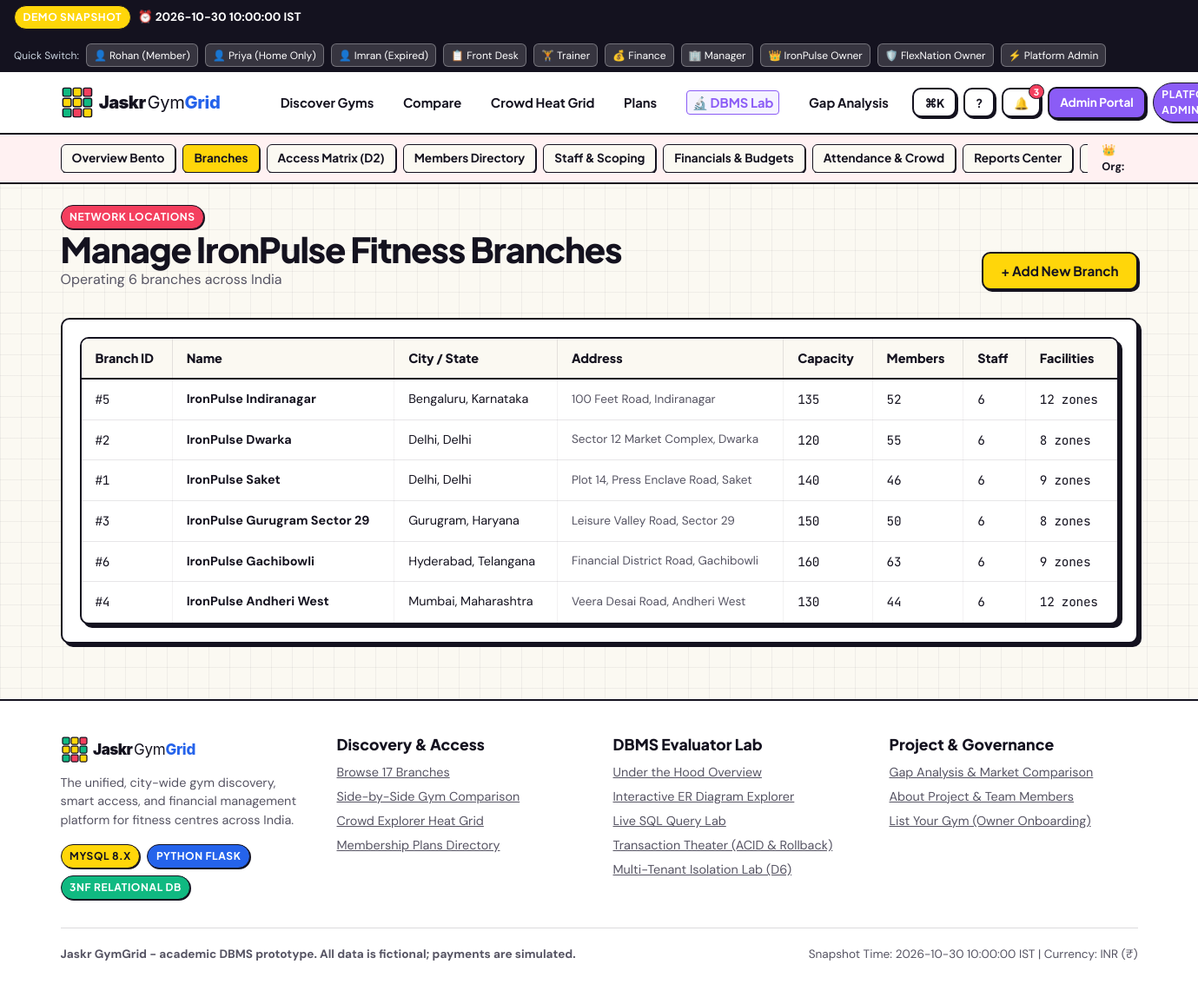
The page /owner/branches (signed in) on the database its author committed.
### tables this page shows
CREATE TABLE organizations (
        organization_id INTEGER PRIMARY KEY AUTOINCREMENT,
        name TEXT NOT NULL,
        contact_email TEXT NOT NULL,
        status TEXT NOT NULL DEFAULT 'active',
        brand_type TEXT NOT NULL DEFAULT 'independent',
        headquarters_city TEXT NOT NULL,
        created_at TEXT NOT NULL
    );

CREATE TABLE branches (
        branch_id INTEGER PRIMARY KEY AUTOINCREMENT,
        organization_id INTEGER NOT NULL,
        name TEXT NOT NULL,
        address TEXT NOT NULL,
        city TEXT NOT NULL,
        state TEXT NOT NULL,
        pincode TEXT NOT NULL,
        latitude REAL NOT NULL,
        longitude REAL NOT NULL,
        phone TEXT NOT NULL,
        description TEXT NOT NULL,
        capacity INTEGER NOT NULL,
        FOREIGN KEY (organization_id) REFERENCES organizations(organization_id)
    );

### app/owner.py (the view, shortened to what this page needs)
@owner_bp.route("/branches", methods=["GET", "POST"])
@login_required
@roles_required("owner", "admin")
def branches():
    org = get_owner_org()
    org_id = org["organization_id"]
    branch_list = query_all(
        "SELECT b.*, "
        "  (SELECT COUNT(*) FROM members m WHERE m.home_branch_id = b.branch_id) AS member_count, "
        "  (SELECT COUNT(*) FROM staff s WHERE s.branch_id = b.branch_id) AS staff_count, "
        "  (SELECT COUNT(*) FROM branch_facilities bf WHERE bf.branch_id = b.branch_id) AS facility_count "
        "FROM branches b WHERE b.organization_id = %s ORDER BY b.city, b.name;", (org_id,)
    )
    return render_template("owner/branches.html",
                           org=org,
                           branches=branch_list,
                           portal_context="owner",
                           active_tab="branches")

### app/auth.py (called while the page is built)
def get_current_user():
    if "user_id" not in session:
        return None
    return {
        "user_id": session.get("user_id"),
        "email": session.get("email"),
        "role": session.get("role"),
        "full_name": session.get("full_name", "User"),
        "member_id": session.get("member_id"),
        "home_branch_id": session.get("home_branch_id"),
        "staff_id": session.get("staff_id"),
        "job_role": session.get("job_role"),
        "organization_id": session.get("organization_id"),
        "branch_id": session.get("branch_id"),
        "organization_name": session.get("organization_name")
    }

def login_required(f):
    @wraps(f)
    def decorated_function(*args, **kwargs):
        if "user_id" not in session:
            flash("Please sign in to access this page.", "warning")
            return redirect(url_for("auth.login", next=request.url))
        return f(*args, **kwargs)
    return decorated_function

def roles_required(*allowed_roles):
    def decorator(f):
        @wraps(f)
        def decorated_function(*args, **kwargs):
            if "user_id" not in session:
                return redirect(url_for("auth.login", next=request.url))
            curr_role = session.get("role")
            if curr_role not in allowed_roles:
                return render_template("errors/403.html",
                                       reason=f"Role '{curr_role}' is not authorized. Required: {', '.join(allowed_roles)}.",
                                       user=get_current_user()), 403
            return f(*args, **kwargs)
        return decorated_function
    return decorator

### app/config.py (called while the page is built)
    @classmethod
    def get_app_today(cls):
        if cls.DEMO_MODE:
            return dt.datetime.strptime(cls.APP_TODAY_STR, "%Y-%m-%d").date()
        return dt.date.today()

    @classmethod
    def get_app_now(cls):
        if cls.DEMO_MODE:
            return dt.datetime.strptime(cls.APP_NOW_STR, "%Y-%m-%d %H:%M:%S")
        return dt.datetime.now()

### app/database.py (called while the page is built)
def is_mysql():
    return _is_mysql_active

def query_all(sql, params=(), role="admin"):
    return execute_query(sql, params, role=role, fetch="all")

def query_one(sql, params=(), role="admin"):
    return execute_query(sql, params, role=role, fetch="one")

### app/owner.py (called while the page is built)
def get_owner_org():
    user = get_current_user()
    org_id = user.get("organization_id")
    if not org_id:
        org_id = 1
    org = query_one("SELECT * FROM organizations WHERE organization_id = %s;", (org_id,))
    return org

### templates/owner/branches.html (shortened to what this page needs)
{% extends "base.html" %}
{% block content %}
<div class="container">
  <div style="display: flex; justify-content: space-between; align-items: flex-end; margin-bottom: 2rem; flex-wrap: wrap; gap: 1rem;">
    <div>
      <span class="badge badge-coral">Network Locations</span>
      <h1>Manage {{ org.name }} Branches</h1>
      <p style="color: var(--ink-muted);">Operating {{ branches|length }} branches across India</p>
    </div>
    <button onclick="document.getElementById('addBranchModal').style.display='flex'" class="btn btn-primary">
      + Add New Branch
    </button>
  </div>
  <div class="card" style="margin-bottom: 2.5rem;">
    <div class="table-responsive">
      <table class="table-custom">
        <thead>
          <tr>
            <th>Branch ID</th>
            <th>Name</th>
            <th>City / State</th>
            <th>Address</th>
            <th>Capacity</th>
            <th>Members</th>
            <th>Staff</th>
            <th>Facilities</th>
          </tr>
        </thead>
        <tbody>
          {% for b in branches %}
            <tr>
              <td class="mono-num">#{{ b.branch_id }}</td>
              <td><strong>{{ b.name }}</strong></td>
              <td>{{ b.city }}, {{ b.state }}</td>
              <td style="font-size: 0.85rem; color: var(--ink-muted);">{{ b.address }}</td>
              <td class="mono-num">{{ b.capacity }}</td>
              <td class="mono-num">{{ b.member_count }}</td>
              <td class="mono-num">{{ b.staff_count }}</td>
              <td class="mono-num">{{ b.facility_count }} zones</td>
            </tr>
          {% endfor %}
        </tbody>
      </table>
    </div>
  </div>
</div>
{% endblock %}

### static/css/styles.css (style rules this page uses)
:root { --bg-canvas: #FBF9F2; --bg-card: #FFFFFF; --ink-primary: #14121F; --ink-muted: #565463; --ink-subtle: #8E8B9E; --brand-yellow: #FFD60A; --brand-yellow-hover: #FACC15; --electric-blue: #2563EB; --electric-blue-subtle: #EFF6FF; --hot-coral: #F43F5E; --hot-coral-subtle: #FFF1F2; --mint-green: #10B981; --mint-green-subtle: #ECFDF5; --violet-royal: #8B5CF6; --violet-subtle: #F5F3FF; --role-member: var(--mint-green); --role-staff: var(--electric-blue); --role-owner: var(--hot-coral); --role-admin: var(--violet-royal); --border-thick: 2.5px solid var(--ink-primary); --border-thin: 1.5px solid var(--ink-primary); --shadow-sm: 2px 2px 0px var(--ink-primary); --shadow-md: 4px 4px 0px var(--ink-primary); --shadow-lg: 6px 6px 0px var(--ink-primary); --radius-sm: 6px; --radius-md: 10px; --radius-lg: 16px; --radius-full: 9999px; --font-display: 'Plus Jakarta Sans', system-ui, sans-serif; --font-body: 'DM Sans', -apple-system, BlinkMacSystemFont, sans-serif; --font-mono: 'JetBrains Mono', monospace; }
*, *::before, *::after { box-sizing: border-box; margin: 0; padding: 0; }
body { font-family: var(--font-body); color: var(--ink-primary); background-color: var(--bg-canvas); background-image: linear-gradient(to right, rgba(20, 18, 31, 0.05) 1px, transparent 1px), linear-gradient(to bottom, rgba(20, 18, 31, 0.05) 1px, transparent 1px); background-size: 24px 24px; line-height: 1.5; min-height: 100vh; display: flex; flex-direction: column; }
h1, h2, h3, h4, h5, h6 { font-family: var(--font-display); font-weight: 800; line-height: 1.15; color: var(--ink-primary); }
h1 { font-size: 2.5rem; letter-spacing: -0.03em; }
.mono-num { font-family: var(--font-mono); font-variant-numeric: tabular-nums; letter-spacing: -0.02em; }
.container { width: 100%; max-width: 1280px; margin: 0 auto; padding: 0 1.25rem; }
.btn { display: inline-flex; align-items: center; justify-content: center; gap: 0.5rem; font-family: var(--font-display); font-weight: 700; font-size: 0.95rem; padding: 0.65rem 1.25rem; border-radius: var(--radius-md); border: var(--border-thick); background: var(--bg-card); color: var(--ink-primary); box-shadow: var(--shadow-sm); cursor: pointer; transition: transform 0.1s ease, box-shadow 0.1s ease, background 0.15s ease; white-space: nowrap; }
.btn-primary { background: var(--brand-yellow); }
.card { background: var(--bg-card); border: var(--border-thick); border-radius: var(--radius-md); box-shadow: var(--shadow-md); padding: 1.25rem; transition: transform 0.15s ease, box-shadow 0.15s ease; }
.badge { display: inline-flex; align-items: center; gap: 0.35rem; font-family: var(--font-display); font-weight: 700; font-size: 0.75rem; text-transform: uppercase; letter-spacing: 0.05em; padding: 0.25rem 0.6rem; border-radius: var(--radius-full); border: var(--border-thin); background: var(--bg-card); box-shadow: 1px 1px 0px var(--ink-primary); }
.badge-coral { background: var(--hot-coral); color: #fff; }
.table-responsive { overflow-x: auto; border: var(--border-thick); border-radius: var(--radius-md); box-shadow: var(--shadow-md); background: #FFFFFF; }
.table-custom { width: 100%; border-collapse: collapse; text-align: left; font-size: 0.9rem; }
.table-custom th { background: var(--bg-canvas); font-family: var(--font-display); font-weight: 800; padding: 0.75rem 1rem; border-bottom: var(--border-thick); border-right: 1.5px solid rgba(20, 18, 31, 0.1); white-space: nowrap; }
.table-custom td { padding: 0.75rem 1rem; border-bottom: 1.5px solid rgba(20, 18, 31, 0.1); border-right: 1.5px solid rgba(20, 18, 31, 0.05); }

### rows shown on the page
organizations: name "IronPulse Fitness"
branches: branch_id "5", name "IronPulse Indiranagar", city "Bengaluru", state "Karnataka", address "100 Feet Road, Indiranagar", capacity "135", member_count "52", staff_count "6", facility_count "12"
branches: branch_id "2", name "IronPulse Dwarka", city "Delhi", state "Delhi", address "Sector 12 Market Complex, Dwarka", capacity "120", member_count "55", staff_count "6", facility_count "8"
branches: branch_id "1", name "IronPulse Saket", city "Delhi", state "Delhi", address "Plot 14, Press Enclave Road, Saket", capacity "140", member_count "46", staff_count "6", facility_count "9"
branches: branch_id "3", name "IronPulse Gurugram Sector 29", city "Gurugram", state "Haryana", address "Leisure Valley Road, Sector 29", capacity "150", member_count "50", staff_count "6", facility_count "8"
branches: branch_id "6", name "IronPulse Gachibowli", city "Hyderabad", state "Telangana", address "Financial District Road, Gachibowli", capacity "160", member_count "63", staff_count "6", facility_count "9"
branches: branch_id "4", name "IronPulse Andheri West", city "Mumbai", state "Maharashtra", address "Veera Desai Road, Andheri West", capacity "130", member_count "44", staff_count "6", facility_count "12"

### other values the page prints
{{ branches|length }} "6"
